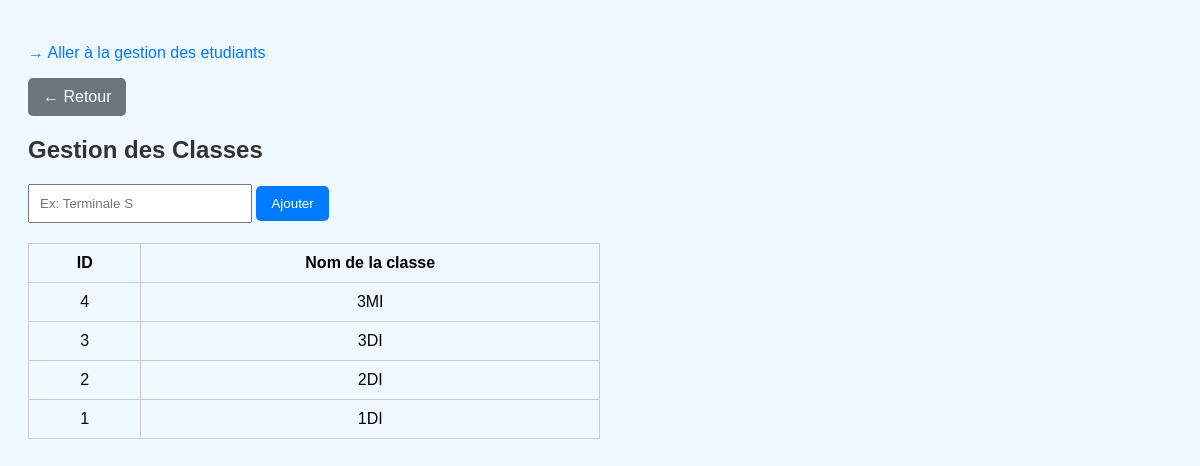
The app's page /classes.php (signed in) with its own data.
### tables this page shows
CREATE TABLE `classe` (
  `id` int(11) NOT NULL,
  `nom` varchar(50) NOT NULL
);

### classes.php (the view, shortened to what this page needs)
<?php
require_once 'config.php';
$result = $conn->query("SELECT * FROM classe ORDER BY id DESC");
$classes = $result->fetch_all(MYSQLI_ASSOC);
?>
<!DOCTYPE html>
<html lang="fr">
<head>
    <p><a href="etudiants.php" style="color: #007bff; text-decoration: none;">→ Aller à la gestion des etudiants</a></p>
   <p><a href="annees.php" style="display: inline-block; padding: 10px 15px; background: #6c757d; color: white; text-decoration: none; border-radius: 5px;">← Retour </a></p>
</head>
<body>
    <h2>Gestion des Classes</h2>
<form method="POST">
    <input type="text" name="nom" placeholder="Ex: Terminale S" required>
    <input type="submit" value="Ajouter">
</form>
<table>
    <tr>
        <th>ID</th>
        <th>Nom de la classe</th>
    </tr>
    <?php foreach ($classes as $c): ?>
        <tr>
            <td><?= $c['id'] ?></td>
            <td><?= htmlspecialchars($c['nom']) ?></td>
        </tr>
    <?php endforeach; ?>
</table>
</body>
</html>

### classes.php (style rules this page uses)
body { font-family: Arial; padding: 20px; background: #f0f8ff; }
h2 { color: #333; }
input[type="text"] { padding: 10px; width: 200px; }
input[type="submit"] { padding: 10px 15px; background: #007bff; color: white; border: none; border-radius: 5px; }
table { margin-top: 20px; border-collapse: collapse; width: 50%; }
th, td { padding: 10px; border: 1px solid #ccc; text-align: center; }

### records on screen
classe: id "4", nom "3MI"
classe: id "3", nom "3DI"
classe: id "2", nom "2DI"
classe: id "1", nom "1DI"
